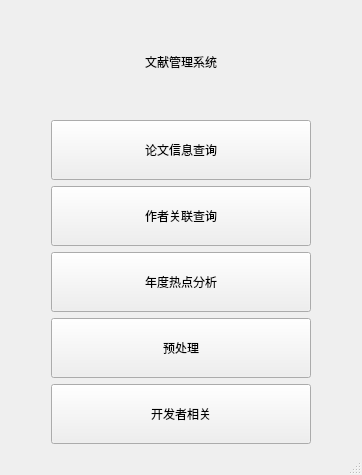
<?xml version="1.0" encoding="UTF-8"?>
<ui version="4.0">
 <class>MainWindow</class>
 <widget class="QMainWindow" name="MainWindow">
  <property name="geometry">
   <rect>
    <x>0</x>
    <y>0</y>
    <width>362</width>
    <height>475</height>
   </rect>
  </property>
  <property name="sizePolicy">
   <sizepolicy hsizetype="Preferred" vsizetype="Fixed">
    <horstretch>0</horstretch>
    <verstretch>0</verstretch>
   </sizepolicy>
  </property>
  <property name="minimumSize">
   <size>
    <width>300</width>
    <height>475</height>
   </size>
  </property>
  <property name="maximumSize">
   <size>
    <width>500</width>
    <height>500</height>
   </size>
  </property>
  <property name="windowTitle">
   <string>主菜单</string>
  </property>
  <widget class="QWidget" name="centralwidget">
   <property name="minimumSize">
    <size>
     <width>0</width>
     <height>0</height>
    </size>
   </property>
   <property name="maximumSize">
    <size>
     <width>16777215</width>
     <height>16777215</height>
    </size>
   </property>
   <layout class="QVBoxLayout" name="verticalLayout">
    <item>
     <widget class="QLabel" name="TitleLabel">
      <property name="minimumSize">
       <size>
        <width>260</width>
        <height>60</height>
       </size>
      </property>
      <property name="styleSheet">
       <string notr="true">font: 22pt &quot;楷体&quot;;</string>
      </property>
      <property name="text">
       <string>文献管理系统</string>
      </property>
      <property name="alignment">
       <set>Qt::AlignCenter</set>
      </property>
     </widget>
    </item>
    <item>
     <layout class="QHBoxLayout" name="horizontalLayout">
      <item>
       <spacer name="horizontalSpacer">
        <property name="orientation">
         <enum>Qt::Horizontal</enum>
        </property>
        <property name="sizeHint" stdset="0">
         <size>
          <width>40</width>
          <height>20</height>
         </size>
        </property>
       </spacer>
      </item>
      <item>
       <widget class="QPushButton" name="searchArticle">
        <property name="minimumSize">
         <size>
          <width>260</width>
          <height>60</height>
         </size>
        </property>
        <property name="text">
         <string>论文信息查询</string>
        </property>
       </widget>
      </item>
      <item>
       <spacer name="horizontalSpacer_2">
        <property name="orientation">
         <enum>Qt::Horizontal</enum>
        </property>
        <property name="sizeHint" stdset="0">
         <size>
          <width>40</width>
          <height>20</height>
         </size>
        </property>
       </spacer>
      </item>
     </layout>
    </item>
    <item>
     <layout class="QHBoxLayout" name="horizontalLayout_2">
      <item>
       <spacer name="horizontalSpacer_3">
        <property name="orientation">
         <enum>Qt::Horizontal</enum>
        </property>
        <property name="sizeHint" stdset="0">
         <size>
          <width>40</width>
          <height>20</height>
         </size>
        </property>
       </spacer>
      </item>
      <item>
       <widget class="QPushButton" name="searchAuthor">
        <property name="minimumSize">
         <size>
          <width>260</width>
          <height>60</height>
         </size>
        </property>
        <property name="text">
         <string>作者关联查询</string>
        </property>
       </widget>
      </item>
      <item>
       <spacer name="horizontalSpacer_4">
        <property name="orientation">
         <enum>Qt::Horizontal</enum>
        </property>
        <property name="sizeHint" stdset="0">
         <size>
          <width>40</width>
          <height>20</height>
         </size>
        </property>
       </spacer>
      </item>
     </layout>
    </item>
    <item>
     <layout class="QHBoxLayout" name="horizontalLayout_3">
      <item>
       <spacer name="horizontalSpacer_5">
        <property name="orientation">
         <enum>Qt::Horizontal</enum>
        </property>
        <property name="sizeHint" stdset="0">
         <size>
          <width>40</width>
          <height>20</height>
         </size>
        </property>
       </spacer>
      </item>
      <item>
       <widget class="QPushButton" name="searchYear">
        <property name="minimumSize">
         <size>
          <width>260</width>
          <height>60</height>
         </size>
        </property>
        <property name="text">
         <string>年度热点分析</string>
        </property>
       </widget>
      </item>
      <item>
       <spacer name="horizontalSpacer_6">
        <property name="orientation">
         <enum>Qt::Horizontal</enum>
        </property>
        <property name="sizeHint" stdset="0">
         <size>
          <width>40</width>
          <height>20</height>
         </size>
        </property>
       </spacer>
      </item>
     </layout>
    </item>
    <item>
     <layout class="QHBoxLayout" name="horizontalLayout_4">
      <item>
       <spacer name="horizontalSpacer_7">
        <property name="orientation">
         <enum>Qt::Horizontal</enum>
        </property>
        <property name="sizeHint" stdset="0">
         <size>
          <width>40</width>
          <height>20</height>
         </size>
        </property>
       </spacer>
      </item>
      <item>
       <widget class="QPushButton" name="preProcess">
        <property name="minimumSize">
         <size>
          <width>260</width>
          <height>60</height>
         </size>
        </property>
        <property name="text">
         <string>预处理</string>
        </property>
       </widget>
      </item>
      <item>
       <spacer name="horizontalSpacer_8">
        <property name="orientation">
         <enum>Qt::Horizontal</enum>
        </property>
        <property name="sizeHint" stdset="0">
         <size>
          <width>40</width>
          <height>20</height>
         </size>
        </property>
       </spacer>
      </item>
     </layout>
    </item>
    <item>
     <layout class="QHBoxLayout" name="horizontalLayout_5">
      <item>
       <spacer name="horizontalSpacer_9">
        <property name="orientation">
         <enum>Qt::Horizontal</enum>
        </property>
        <property name="sizeHint" stdset="0">
         <size>
          <width>40</width>
          <height>20</height>
         </size>
        </property>
       </spacer>
      </item>
      <item>
       <widget class="QPushButton" name="our645">
        <property name="minimumSize">
         <size>
          <width>260</width>
          <height>60</height>
         </size>
        </property>
        <property name="text">
         <string>开发者相关</string>
        </property>
       </widget>
      </item>
      <item>
       <spacer name="horizontalSpacer_10">
        <property name="orientation">
         <enum>Qt::Horizontal</enum>
        </property>
        <property name="sizeHint" stdset="0">
         <size>
          <width>40</width>
          <height>20</height>
         </size>
        </property>
       </spacer>
      </item>
     </layout>
    </item>
   </layout>
  </widget>
  <widget class="QMenuBar" name="menubar">
   <property name="geometry">
    <rect>
     <x>0</x>
     <y>0</y>
     <width>362</width>
     <height>18</height>
    </rect>
   </property>
  </widget>
  <widget class="QStatusBar" name="statusbar"/>
 </widget>
 <resources/>
 <connections/>
</ui>
